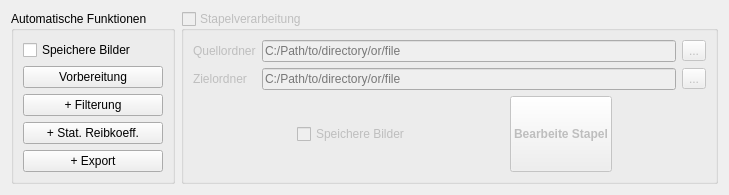
        <widget class="QWidget" name="scrollAreaWidgetContents_2">
         <property name="geometry">
          <rect>
           <x>0</x>
           <y>0</y>
           <width>729</width>
           <height>186</height>
          </rect>
         </property>
         <layout class="QVBoxLayout" name="verticalLayout_9">
          <item>
           <layout class="QHBoxLayout" name="horizontalLayout_10">
            <property name="topMargin">
             <number>0</number>
            </property>
            <item>
             <widget class="QGroupBox" name="groupBox_6">
              <property name="title">
               <string>Automatische Funktionen</string>
              </property>
              <layout class="QVBoxLayout" name="verticalLayout_18">
               <item>
                <widget class="QCheckBox" name="cb_save_pic_auto">
                 <property name="text">
                  <string>Speichere Bilder</string>
                 </property>
                </widget>
               </item>
               <item>
                <widget class="QPushButton" name="but_auto_prep">
                 <property name="toolTip">
                  <string>Lädt Daten, findet Umkehrpunkte, schneidet Einlauf ab und legt Berechnungsfenster fest.</string>
                 </property>
                 <property name="text">
                  <string>Vorbereitung</string>
                 </property>
                </widget>
               </item>
               <item>
                <widget class="QPushButton" name="but_auto_filt">
                 <property name="toolTip">
                  <string>Erledigt vorhergehende Schritte und filtert Daten zusätzlich.</string>
                 </property>
                 <property name="text">
                  <string>+ Filterung</string>
                 </property>
                </widget>
               </item>
               <item>
                <widget class="QPushButton" name="but_auto_cof">
                 <property name="toolTip">
                  <string>Erledigt vorhergehende Schritte und berechnet den statischen Reibkoeffizienten.</string>
                 </property>
                 <property name="text">
                  <string>+ Stat. Reibkoeff.</string>
                 </property>
                </widget>
               </item>
               <item>
                <widget class="QPushButton" name="but_auto_export">
                 <property name="toolTip">
                  <string>Erledigt alle vorhergehenden Schritte und exportiert Exceldaten.</string>
                 </property>
                 <property name="text">
                  <string>+ Export</string>
                 </property>
                </widget>
               </item>
              </layout>
             </widget>
            </item>
            <item>
             <widget class="QGroupBox" name="gb_batch">
              <property name="enabled">
               <bool>false</bool>
              </property>
              <property name="toolTip">
               <string>Dieses Feature ist derzeit noch deaktiviert.</string>
              </property>
              <property name="title">
               <string>Stapelverarbeitung</string>
              </property>
              <property name="checkable">
               <bool>true</bool>
              </property>
              <property name="checked">
               <bool>false</bool>
              </property>
              <layout class="QVBoxLayout" name="verticalLayout_10">
               <item>
                <layout class="QGridLayout" name="gridLayout_17">
                 <item row="0" column="0">
                  <widget class="QLabel" name="lab_source_2">
                   <property name="text">
                    <string>Quellordner</string>
                   </property>
                  </widget>
                 </item>
                 <item row="0" column="2">
                  <widget class="QToolButton" name="tool_input_batch">
                   <property name="text">
                    <string>...</string>
                   </property>
                  </widget>
                 </item>
                 <item row="0" column="1">
                  <widget class="QLineEdit" name="txt_input_batch">
                   <property name="minimumSize">
                    <size>
                     <width>200</width>
                     <height>0</height>
                    </size>
                   </property>
                   <property name="toolTip">
                    <string>Pfad zu Quelldaten. Kann Pfade oder Dateien enthalten. </string>
                   </property>
                   <property name="frame">
                    <bool>true</bool>
                   </property>
                   <property name="dragEnabled">
                    <bool>false</bool>
                   </property>
                   <property name="placeholderText">
                    <string>C:/Path/to/directory/or/file</string>
                   </property>
                   <property name="clearButtonEnabled">
                    <bool>false</bool>
                   </property>
                  </widget>
                 </item>
                 <item row="1" column="0">
                  <widget class="QLabel" name="lab_output">
                   <property name="text">
                    <string>Zielordner</string>
                   </property>
                  </widget>
                 </item>
                 <item row="1" column="1">
                  <widget class="QLineEdit" name="txt_output_batch">
                   <property name="minimumSize">
                    <size>
                     <width>200</width>
                     <height>0</height>
                    </size>
                   </property>
                   <property name="toolTip">
                    <string>Pfad zum Output der Exceldaten.</string>
                   </property>
                   <property name="placeholderText">
                    <string>C:/Path/to/directory/or/file</string>
                   </property>
                  </widget>
                 </item>
                 <item row="1" column="2">
                  <widget class="QToolButton" name="tool_output_batch">
                   <property name="text">
                    <string>...</string>
                   </property>
                  </widget>
                 </item>
                </layout>
               </item>
               <item>
                <layout class="QHBoxLayout" name="horizontalLayout_19">
                 <property name="leftMargin">
                  <number>10</number>
                 </property>
                 <item>
                  <spacer name="horizontalSpacer_16">
                   <property name="orientation">
                    <enum>Qt::Horizontal</enum>
                   </property>
                   <property name="sizeHint" stdset="0">
                    <size>
                     <width>40</width>
                     <height>20</height>
                    </size>
                   </property>
                  </spacer>
                 </item>
                 <item>
                  <widget class="QCheckBox" name="cb_save_pic_batch">
                   <property name="text">
                    <string>Speichere Bilder</string>
                   </property>
                  </widget>
                 </item>
                 <item>
                  <spacer name="horizontalSpacer_26">
                   <property name="orientation">
                    <enum>Qt::Horizontal</enum>
                   </property>
                   <property name="sizeHint" stdset="0">
                    <size>
                     <width>40</width>
                     <height>20</height>
                    </size>
                   </property>
                  </spacer>
                 </item>
                 <item>
                  <widget class="QPushButton" name="but_batch">
                   <property name="sizePolicy">
                    <sizepolicy hsizetype="Minimum" vsizetype="Expanding">
                     <horstretch>0</horstretch>
                     <verstretch>0</verstretch>
                    </sizepolicy>
                   </property>
                   <property name="font">
                    <font>
                     <weight>75</weight>
                     <bold>true</bold>
                    </font>
                   </property>
                   <property name="text">
                    <string>Bearbeite Stapel</string>
                   </property>
                   <property name="checkable">
                    <bool>false</bool>
                   </property>
                  </widget>
                 </item>
                 <item>
                  <spacer name="horizontalSpacer_15">
                   <property name="orientation">
                    <enum>Qt::Horizontal</enum>
                   </property>
                   <property name="sizeHint" stdset="0">
                    <size>
                     <width>40</width>
                     <height>20</height>
                    </size>
                   </property>
                  </spacer>
                 </item>
                </layout>
               </item>
              </layout>
             </widget>
            </item>
           </layout>
          </item>
         </layout>
        </widget>
